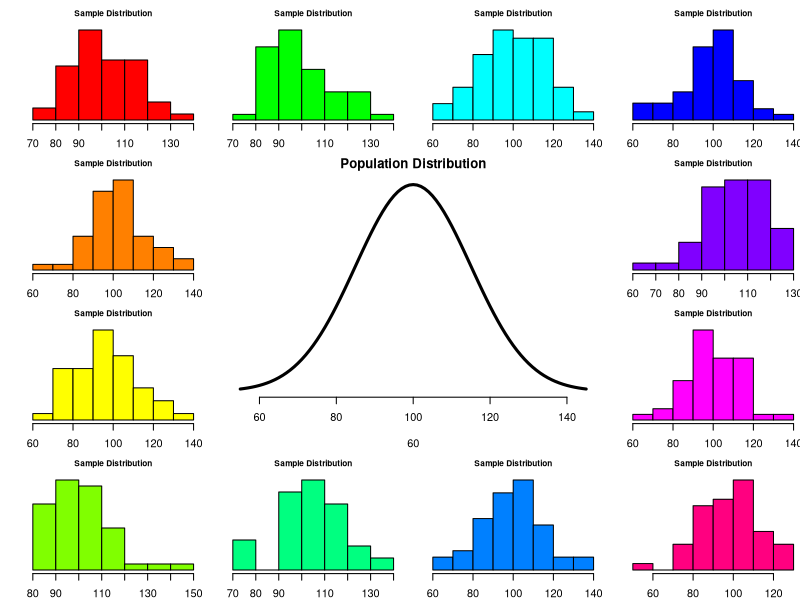
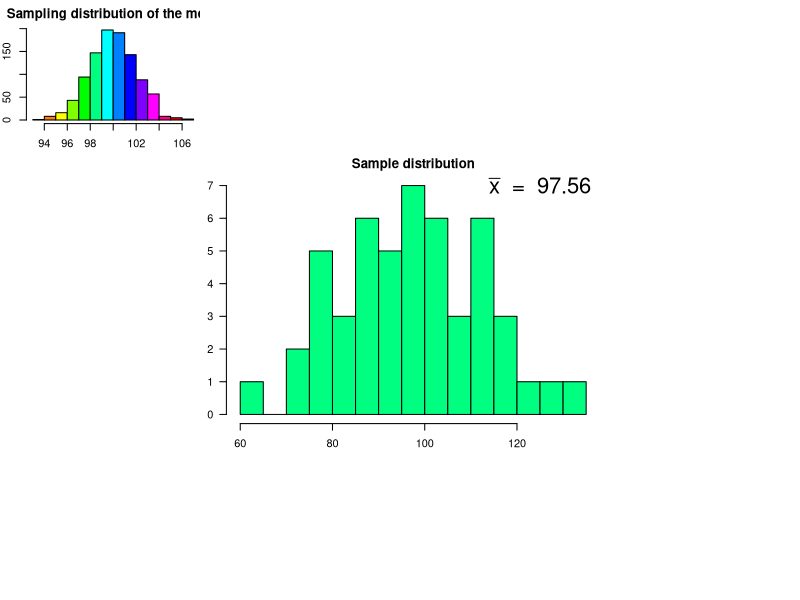

Write R code to recreate these figures, in order.
## ---- chunk 1
#| output-location: slide
#| code-line-numbers: "3-4|6-7|14"
set.seed(123)
layout(matrix(c(2:6,1,1,7:8,1,1,9:13), 4, 4))

n  <- 50    # Sample size
df <- n - 1 # Degrees of freedom

mu    <- 100
sigma <- 15

IQ <- seq(mu-45, mu+45, 1)

par(mar=c(4,2,2,0))  
plot(IQ, dnorm(IQ, mean = mu, sd = sigma), type='l', col="black", main = "Population Distribution", 
     lwd = 3, bty= "n", axes = FALSE, xlab = c(60, 140))
axis(1)

n.samples <- 12

for(i in 1:n.samples) {
  
  par(mar=c(2,2,2,0))  
  hist(rnorm(n, mu, sigma), main="Sample Distribution", xlab = c(60, 140),
       cex.axis=.5, col=rainbow(12)[i], cex.main = .75, las = 1, axes = FALSE)
axis(1)
  
}
## ---- chunk 2
x <- rnorm(n, mu, sigma); x
## ---- chunk 3
#| output-location: slide
hist(x, main = "Sample distribution", col = rainbow(12)[6], breaks = 15, las =1)
text(125, 7, bquote(bar(x) ~ " = " ~ .(round(mean(x),2))), cex = 2)
## ---- chunk 4
n.samples     <- 1000
mean.x.values <- vector()

for(i in 1:n.samples) {
  x <- rnorm(n, mu, sigma)
  mean.x.values[i] <- mean(x)
}
## ---- chunk 5
#| output-location: slide

hist(mean.x.values, 
     col  = rainbow(12),
     main = "Sampling distribution of the mean", 
     xlab = "1,000 sample means")
## ---- chunk 6

## ---- chunk 7
